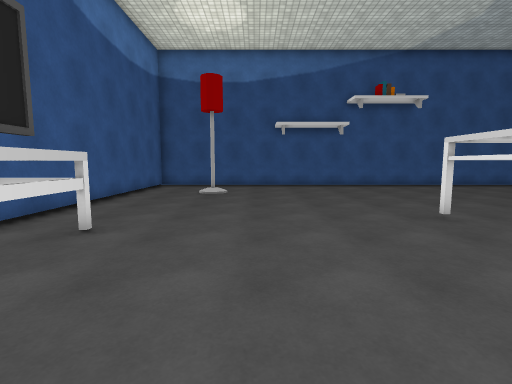
view 1 (above)

15 first-person views from a walk through a 3-D level made in the Unity game engine. The camera is 1.4 m above the floor, tilts 6° down and sees 85° across. The floor is counted in squares, 1 m on a side. Each view is taken from the middle of a square. On the plan, view 1 faces up. The plan holds only what a view shows up to about 14 squares ahead; the rest is blank. Some surface patterns are stand-ins.

view 2
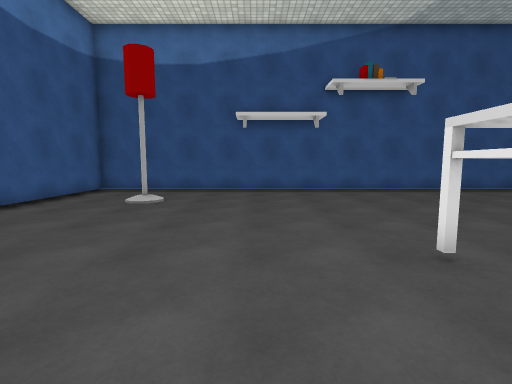

view 3
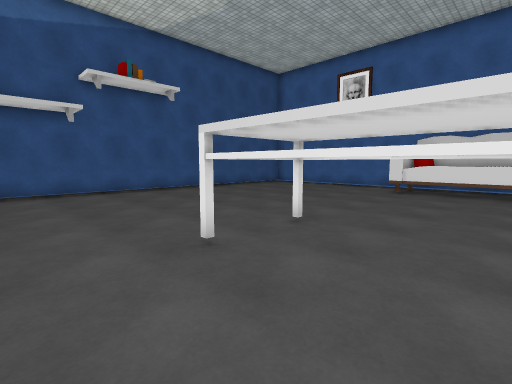

view 4
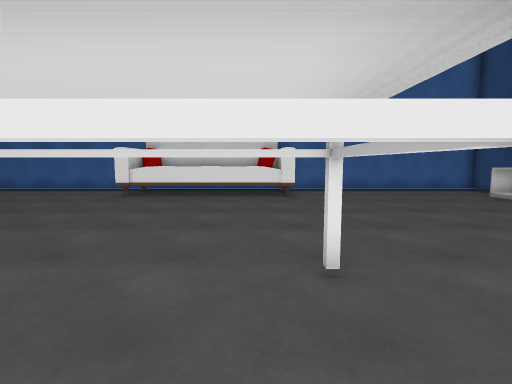

view 5
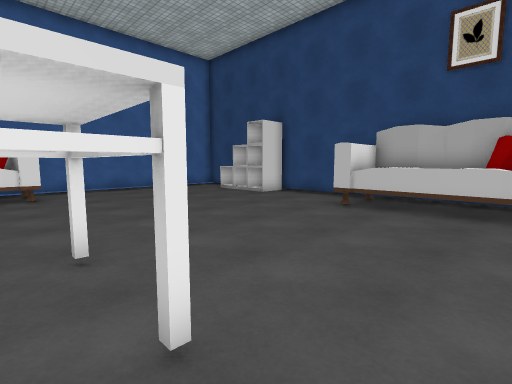

view 6
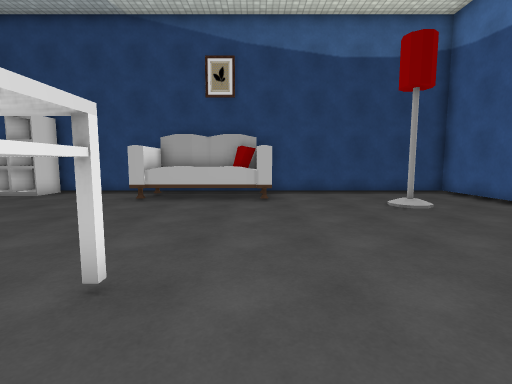

view 7
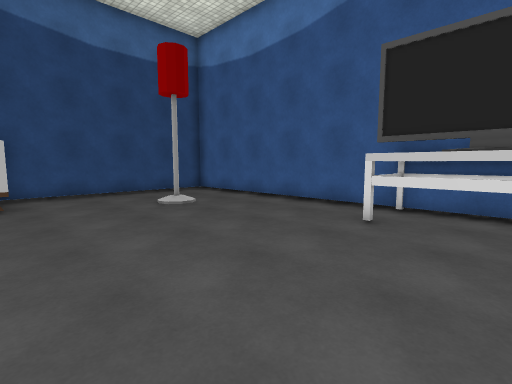

view 8
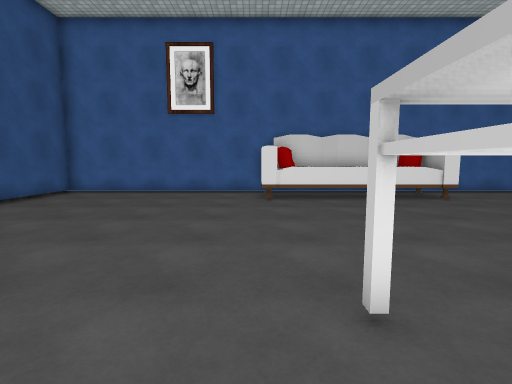

view 9
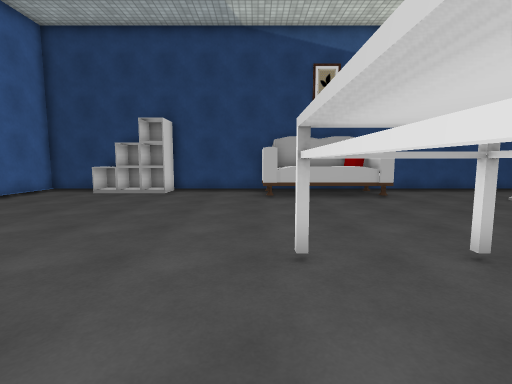

view 10
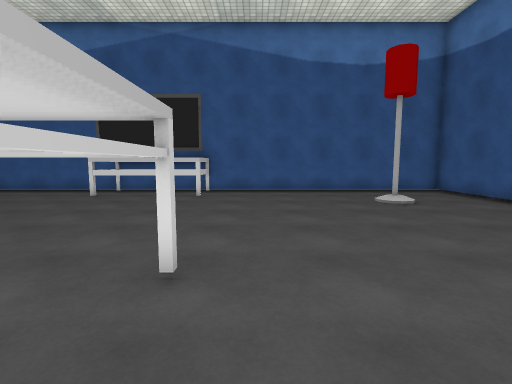

view 11
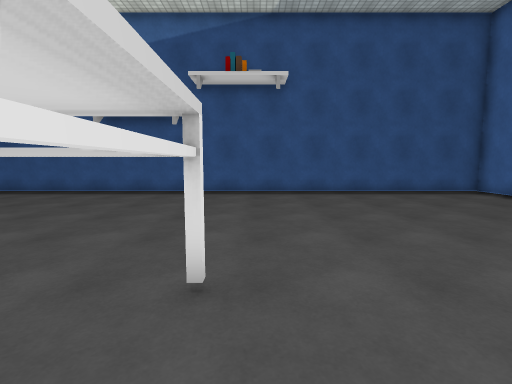

view 12
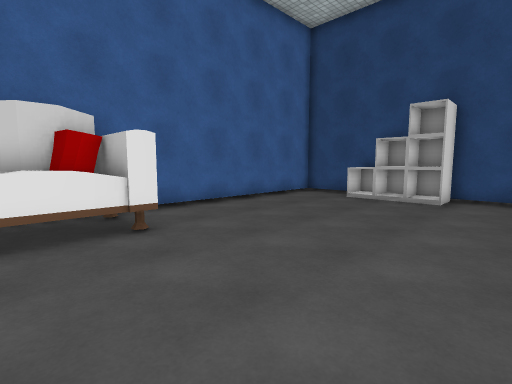

view 13
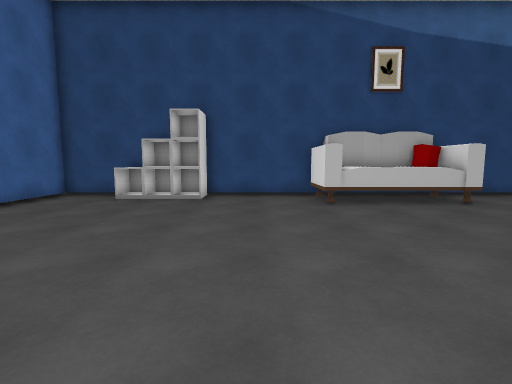

view 14
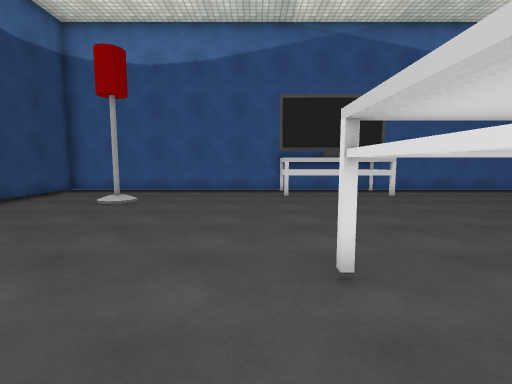

view 15
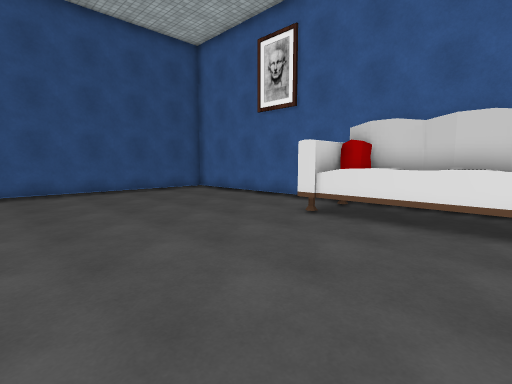

### Floor plan
Key: @ floor where view 1 was taken; # wall or solid block; . floor; = window, fence, low wall or low ledge; L lamp; T thing the floor can be seen under or through; S sofa; O other object.
Columns run from 6 left of view 1 to 18 right of it. Each row starts with its distance up from view 1.
 17 #########################
 16 #.......................#
 15 #.......................#
 14 #.......................#
 13 #...L...................#
 12 #.......................#
 11 #.......................#
 10 #.......................#
  9 #.......................#
  8 #.....................OO#
  7 #..........TTT........OO#
  6 #OO........T=T........OO#
  5 # O........T.T........OO#
  4 #OO........T.T........OO#
  3 #OO........T.T........OO#
  2 # O........T=T........OO#
  1 #OO........TTT........OO#
  0 #.....@.................#
 -1 #.......................#
 -2 #.......................#
 -3 #.......................#
 -4 #.......................#
 -5 #...L...................#
 -6 #........S....S.........#
 -7 #........SSSSSS.........#
 -8 #........SSSSSS...OOOO..#
 -9 #########################

Positions as (right, up) in squares from view 1, and headings:
1: (0, 0), facing up
2: (2, 3), facing up
3: (2, 3), facing up-right
4: (4, 2), facing right
5: (3, 2), facing down-right
6: (3, 4), facing down
7: (3, 4), facing down-left
8: (5, 8), facing right
9: (8, 5), facing down
10: (8, 8), facing left
11: (8, 4), facing up
12: (10, 3), facing down-right
13: (10, 3), facing down
14: (8, 0), facing left
15: (9, 3), facing up-right
